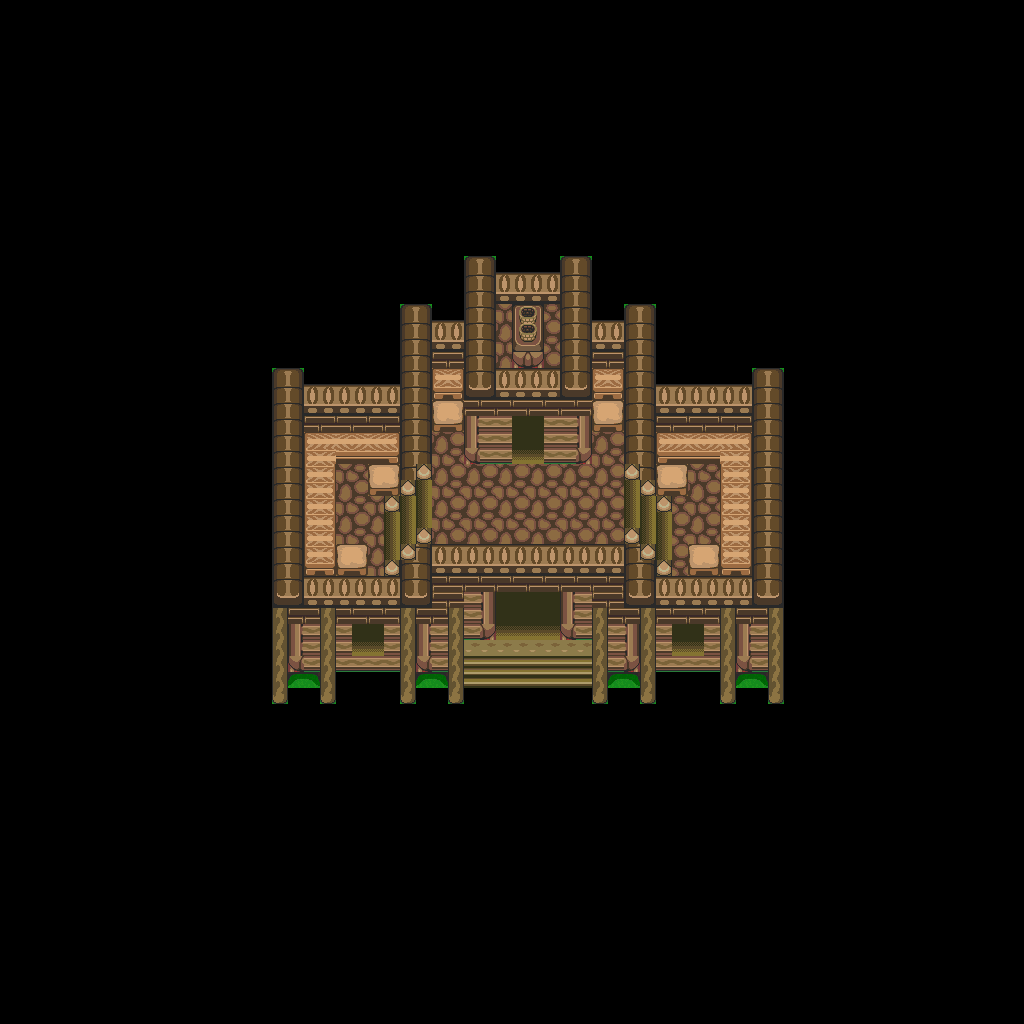

The image is a tile-based game level rendered from a .tmx file. Its description and source (layers, tilesets, objects; grid data summarised) follow:
An orthogonal 64x64 tile map with 16x16 px tiles, 1 tile layer (base), 1 hidden layer not drawn and 2 objects.

<map version="1.10" tiledversion="1.12.1" orientation="orthogonal" renderorder="right-down" width="64" height="64" tilewidth="16" tileheight="16" infinite="0" nextlayerid="3" nextobjectid="3">
 <tileset firstgid="1" source="../classiciphone_pics4.tsx" />
 <layer id="1" name="base" width="64" height="64">
  <data>[4096 cells, 708 non-empty, 55 distinct tile ids]</data>
 </layer>
 <layer id="2" name="collision" width="64" height="64" visible="0">
  <properties><property name="collision" value="true" /></properties>
  <data>[4096 cells, 502 non-empty, 1 distinct tile ids]</data>
 </layer>
 <objectgroup id="3" name="npcs">
  <object id="1" x="672.0" y="624.0" width="16" height="16">
   <properties>
    <property name="gani" value="classic_window.png" />
    <property name="script" type="string">-- Auto-converted from GraalScript
-- // NPC made by Luda Grimm (LOA)
-- if (created) {
end
-- if (playertouchsme) {
end</property>
   </properties>
  </object>
  <object id="2" x="352.0" y="624.0" width="16" height="16">
   <properties>
    <property name="gani" value="classic_window.png" />
    <property name="script" type="string">-- Auto-converted from GraalScript
-- // NPC made by Luda Grimm (LOA)
-- if (created) {
end
-- if (playertouchsme) {
end</property>
   </properties>
  </object>
 </objectgroup>
</map>
